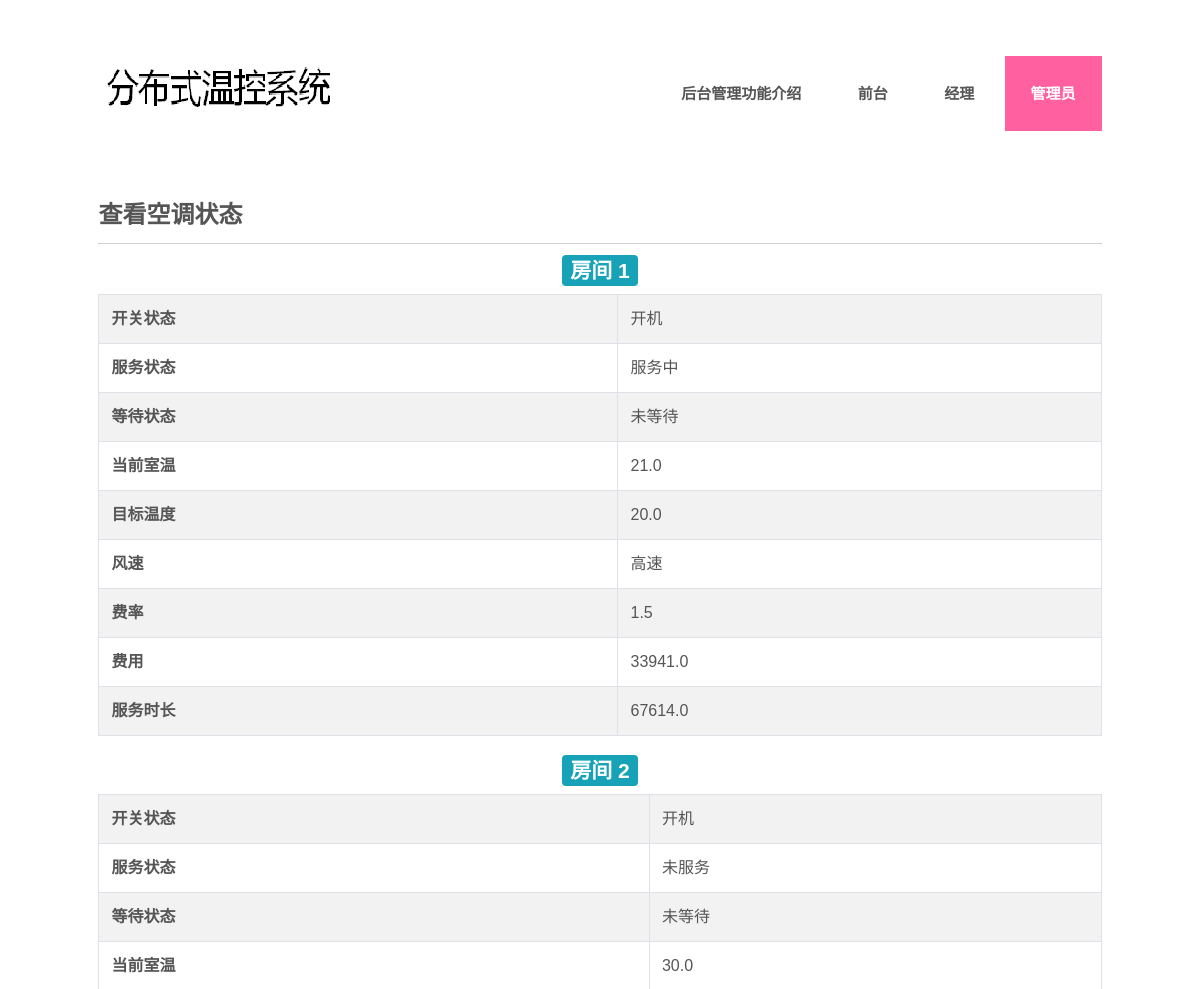
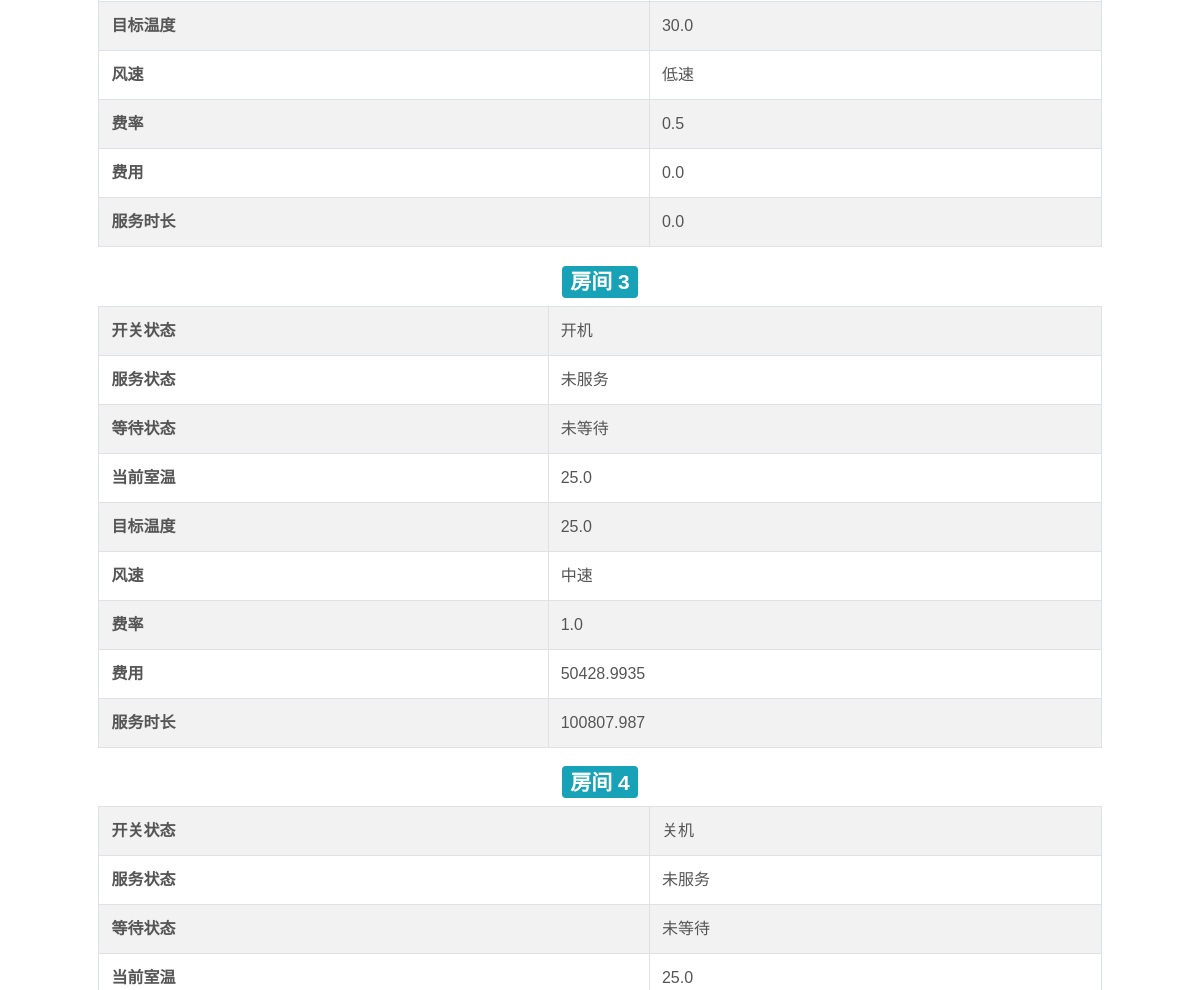
The app's page /server/manager_check_state/ (upper part), older data (2 pictures, top to bottom).
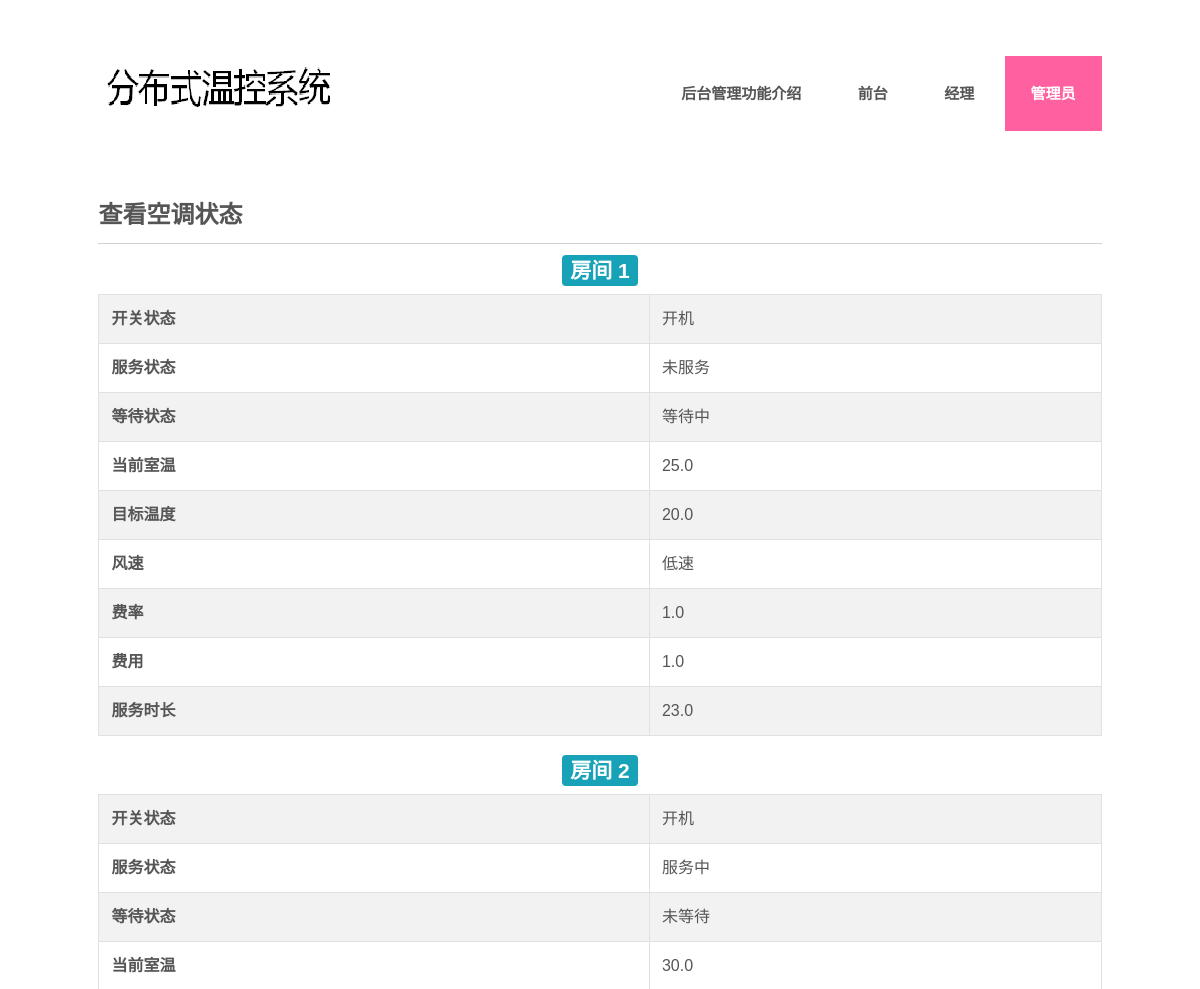
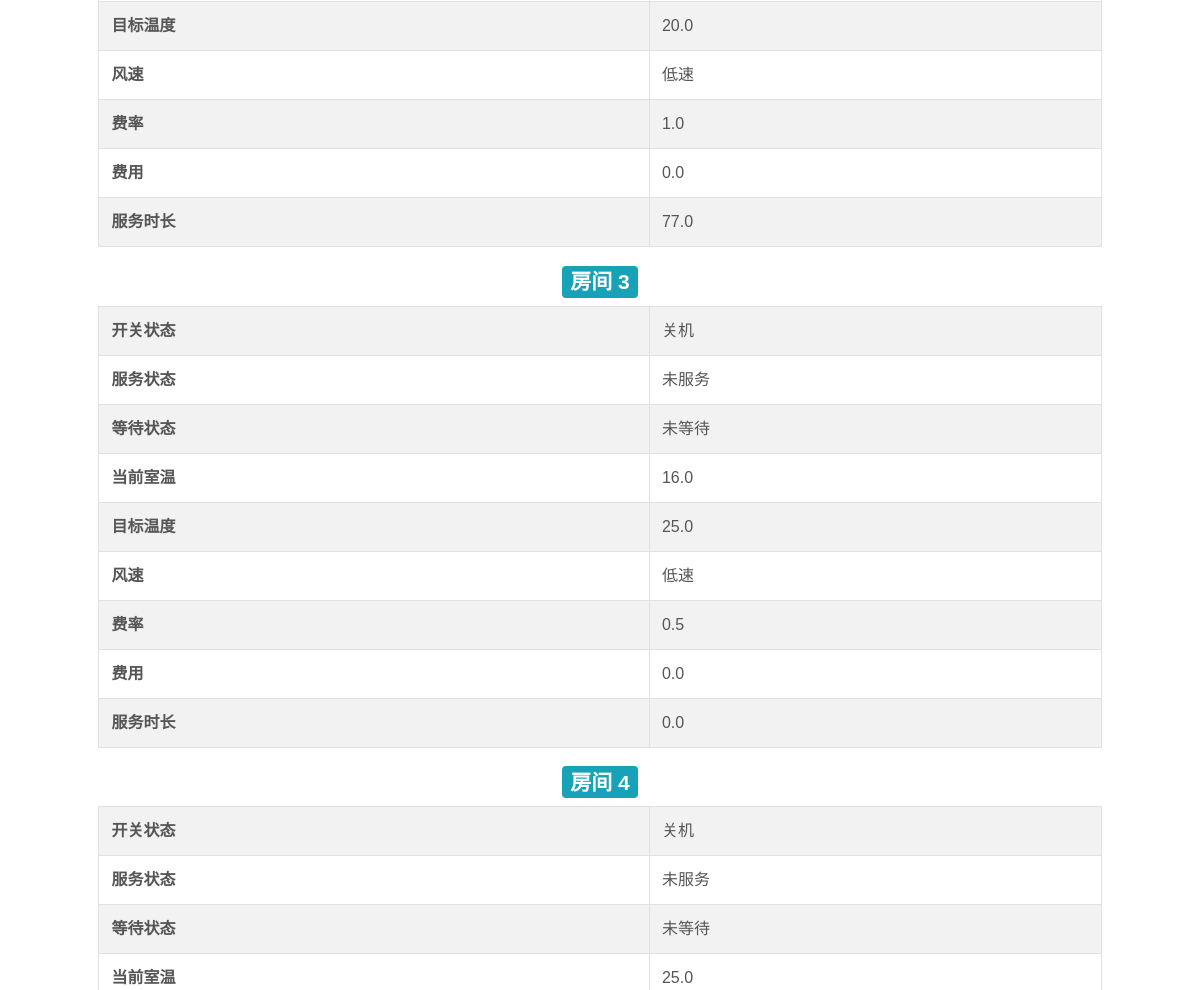
The same page, newer data (2 pictures, top to bottom).
### server/models.py (models this page shows)
class Basic(models.Model):
    fan_speed = models.IntegerField(default=0)  # 0:低速风 1:中速风 2:高速风
    fee_rate = models.FloatField(default=1)
    fee = models.FloatField(default=0)
    class Meta:
        abstract = True

class Room(Basic):
    room_id = models.IntegerField(primary_key=True)
    state_working = models.BooleanField(default=False)
    state_serving = models.BooleanField(default=False)
    state_waiting = models.BooleanField(default=False)
    current_temp = models.FloatField(default=25)
    target_temp = models.FloatField(default=25)
    serving_duration = models.FloatField(default=0)
    channel_name = models.CharField(max_length=100, default='')
    last_serving_time = models.DateTimeField(default=timezone.now)
    init_cur_temp = models.FloatField(default=25)
    is_timer = models.BooleanField(default=False)
    for_timer_weight = models.FloatField(default=0)  # 时长-风速*10000

### server/views.py (the view)
# urls.py: path('manager_check_state/', views.manager_check_state, name='manager_check_state'),
def manager_check_state(request):
    room = Room.objects.all()
    return render(request, 'manager_check_state.html', {'room': room})

### templates/manager_check_state.html (shortened to what this page needs)
<!DOCTYPE HTML>
<html lang="en">
<head>
<link rel="stylesheet" href="https://cdn.staticfile.org/twitter-bootstrap/4.1.0/css/bootstrap.min.css">
<link href="/static/css/style.css" rel="stylesheet" type="text/css" media="all" />
</head>
<body>
<div class="wrap">
    <div class="wrapper">
        <div class="header">
            <div class="logo">
                <a href="{% url 'index' %}"><img src="/static/images/logo.png" alt=""></a>
            </div>
            <div class="cssmenu">
                <ul>
                    <li><a href="{% url 'index' %}">后台管理功能介绍</a></li>
                    <li><a href="{% url 'reception' %}">前台</a></li>
                    <li><a href="{% url 'boss' %}">经理</a></li>
                    <li class="active"><a href="{% url 'manager' %}">管理员</a></li>
                 </ul>
            </div>
        </div>
        <div class="main1">
            <div class="content">
            <h2>查看空调状态</h2>
            </div>
            {% for r in room %}
            <h3 style="text-align:center",id={{ r.room_id }}><span class="badge badge-info">房间 {{ r.room_id }}</span></h3>
            <table class="table table-striped table-bordered">
            <tr>
                <td><b>开关状态</b></td>
                {% if r.state_working %}
                <td>开机</td>
                {% else %}
                <td>关机</td>
                {% endif %}
            </tr>
             <tr>
                <td><b>服务状态</b></td>
                {% if r.state_serving %}
                <td>服务中</td>
                {% else %}
                <td>未服务</td>
                {% endif %}
            </tr>
             <tr>
                <td><b>等待状态</b></td>
                {% if r.state_waiting %}
                <td>等待中</td>
                {% else %}
                <td>未等待</td>
                {% endif %}
            </tr>
            <tr>
                <td><b>当前室温</b></td>
                <td>{{ r.current_temp }}</td>
            </tr>
            <tr>
                <td><b>目标温度</b></td>
                <td>{{ r.target_temp }}</td>
            </tr>
            <tr>
                <td><b>风速</b></td>
                {% if r.fan_speed == 0 %}
                    <td>低速</td>
                {% elif r.fan_speed == 1 %}
                    <td>中速</td>
                {% else %}
                    <td>高速</td>
                {% endif %}
            </tr>
            <tr>
                <td><b>费率</b></td>
                <td>{{ r.fee_rate }}</td>
            </tr>
            <tr>
                <td><b>费用</b></td>
                <td>{{ r.fee }}</td>
            </tr>
            <tr>
                <td><b>服务时长</b></td>
                <td>{{ r.serving_duration }}</td>
            </tr>
            </table>
            {% endfor %}
        </div>
    </div>
</div>
</body>
</html>

Row changes from the older to the newer data that the page shows:
changed Room id 1: current_temp "21.0" → "25.0"; fee_rate "1.5" → "1.0"; fee "33941.0" → "1.0"; serving_duration "67614.0" → "23.0"; state_serving "服务中" → "未服务"; state_waiting "未等待" → "等待中"; fan_speed "高速" → "低速"
changed Room id 2: target_temp "30.0" → "20.0"; fee_rate "0.5" → "1.0"; serving_duration "0.0" → "77.0"; state_serving "未服务" → "服务中"
changed Room id 3: current_temp "25.0" → "16.0"; fee_rate "1.0" → "0.5"; fee "50428.9935" → "0.0"; serving_duration "100807.987" → "0.0"; state_working "开机" → "关机"; fan_speed "中速" → "低速"
